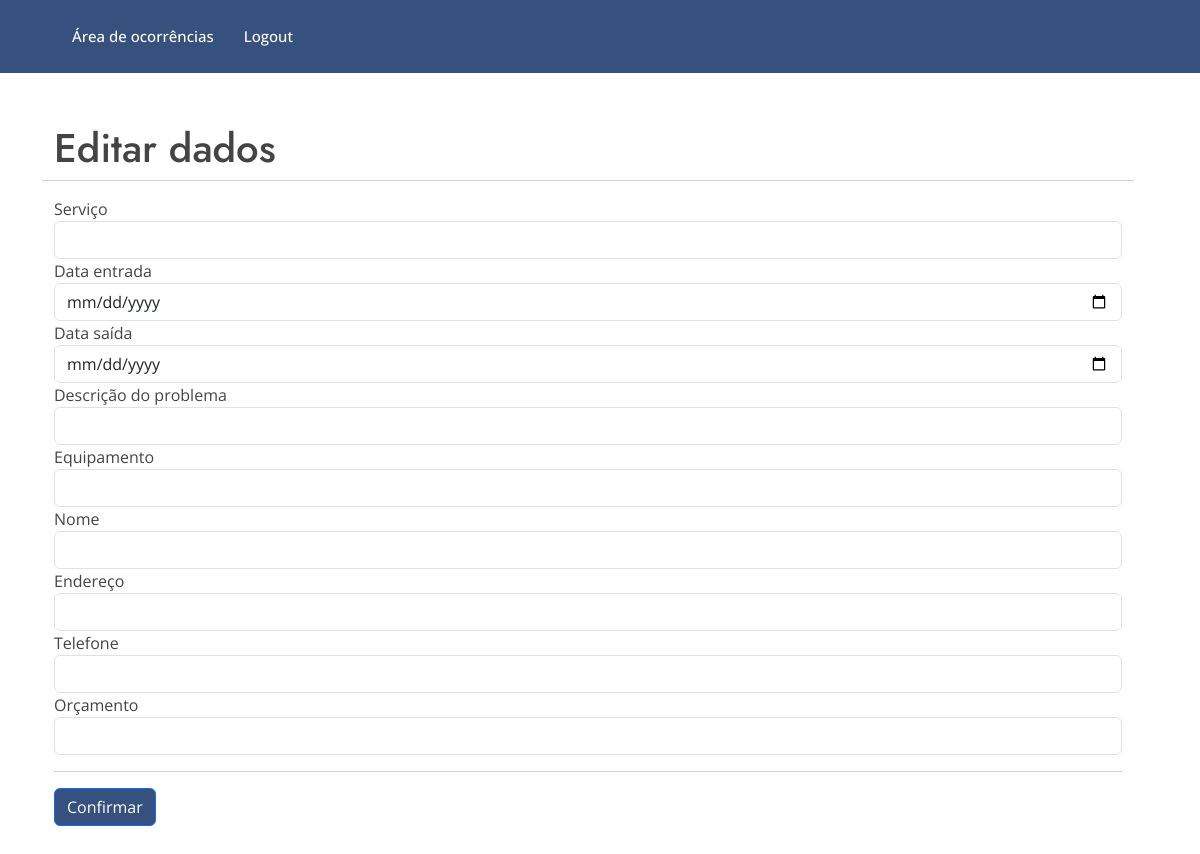
/edit_user/5, run on an earlier commit of the app's database.
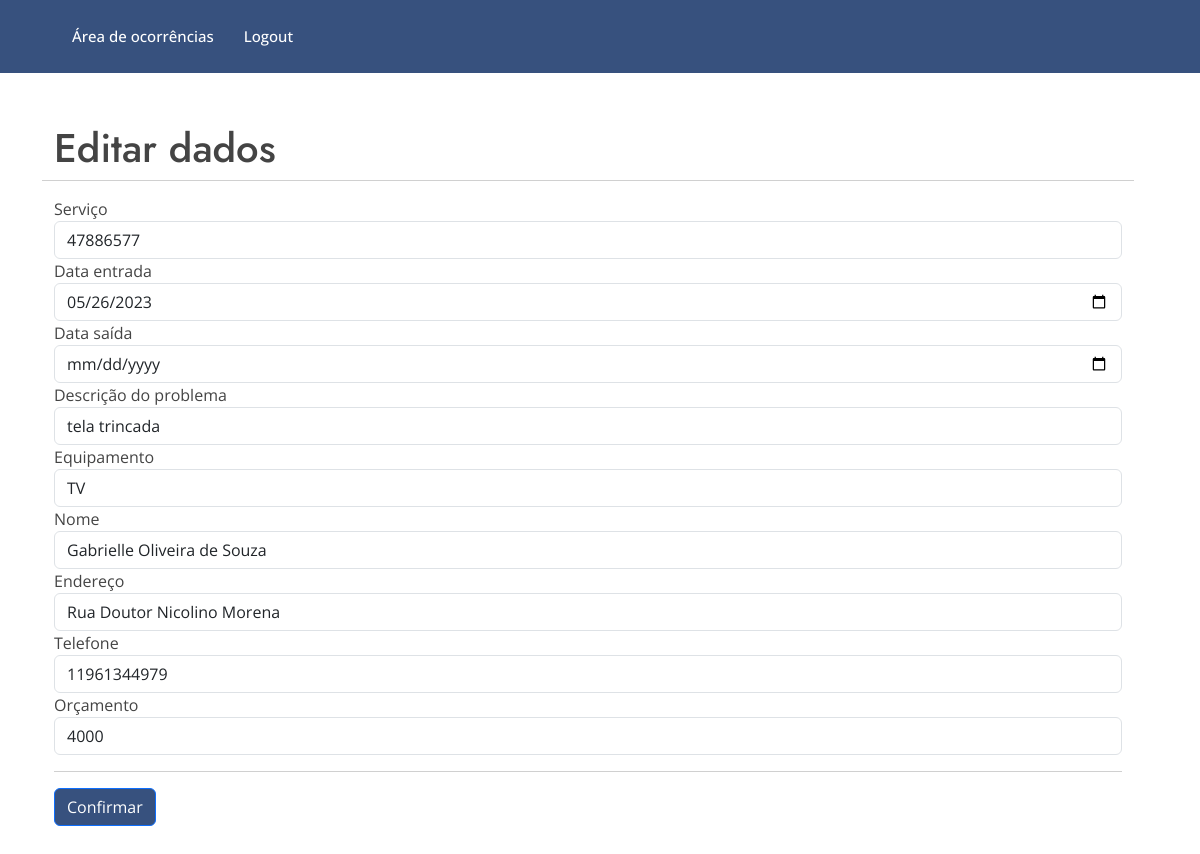
And on a later commit of the database.
### src/models.py (models this page shows)
class Client(db.Model):
    id = db.Column(db.Integer, primary_key=True, autoincrement=True)
    servico = db.Column(db.String(100))
    dentrada = db.Column(db.String(50))
    dsaida = db.Column(db.String(50))
    descricao = db.Column(db.String(200))
    equipamento = db.Column(db.String(100))
    nome = db.Column(db.String(150))
    endereco = db.Column(db.String(200))
    fone = db.Column(db.String(200) )
    orcamento = db.Column(db.String(60))

### src/main.py (the view, shortened to what this page needs)
@main.route('/edit_user/<string:id>', methods=["POST","GET"]) # reconhecerá o usuário quando passar o id
def edit_user(id):
    data = Client.query.filter_by(id=id).first()
    return render_template("edit_user.html", datas=data)

### src/template/edit_user.html (shortened to what this page needs)
{% extends 'layout.html' %}
{% block body %}
<main id="main">
  <section id="about" class="about" style="width: 100%">
    <div class="container py-5 h-100" data-aos="fade-up">
      <div class="row">
        <div class="row d-flex align-items-center justify-content-center h-100">
          <h1>Editar dados</h1>
          <hr />
          <form
            method="post"
            action="{{url_for('main.edit_user',id=datas.id)}}"
          >
            <div class="form group">
              <label>Serviço</label>
              <input
                type="number"
                name="servico"
                maxlength="8"
                oninput="javascript: if (this.value.length > this.maxLength) this.value = this.value.slice(0, this.maxLength);"
                required
                class="form-control"
                value="{{datas.servico}}"
              />
            </div>
            <div class="form group">
              <label>Data entrada</label>
              <input
                type="date"
                id="dentrada"
                name="dentrada"
                maxlength="10"
                required
                class="form-control"
                value="{{datas.dentrada}}"
              />
            </div>
            <div class="form group">
              <label>Data saída</label>
              <input
                type="date"
                id="dsaida"
                name="dsaida"
                maxlength="20"
                class="form-control"
                value="{{datas.dsaida}}"
              />
            </div>
            <div class="form group">
              <label>Descrição do problema</label>
              <input
                type="text"
                name="descricao"
                maxlength="60"
                required
                class="form-control"
                value="{{datas.descricao}}"
              />
            </div>
            <div class="form group">
              <label>Equipamento</label>
              <input
                type="text"
                name="equipamento"
                maxlength="30"
                required
                class="form-control"
                value="{{datas.equipamento}}"
              />
            </div>
            <div class="form group">
              <label>Nome</label>
              <input
                type="text"
                name="nome"
                maxlength="50"
                required
                class="form-control"
                value="{{datas.nome}}"
              />
            </div>
            <div class="form group">
              <label>Endereço</label>
              <input
                type="text"
                name="endereco"
                maxlength="50"
                required
                class="form-control"
                value="{{datas.endereco}}"
              />
            </div>
            <div class="form group">
              <label>Telefone</label>
              <input
                type="number"
                name="fone"
                maxlength="14"
                required
                oninput="javascript: if (this.value.length > this.maxLength) this.value = this.value.slice(0, this.maxLength);"
                class="form-control"
                value="{{datas.fone}}"
              />
            </div>
            <div class="form group">
              <label>Orçamento</label>
              <input
                type="number"
                name="orcamento"
                maxlength="200"
                required
                class="form-control"
                value="{{datas.orcamento}}"
              />
            </div>
            <hr>
            <input type="submit" value="Confirmar" class="btn btn-primary" style="background-color: #37517E;"/>
          </form>
        </div>
      </div>
    </div>
  </section>
  {% endblock %}

What changed in the data, as far as the page shows it:
added Client: servico "47886577", dentrada "05/26/2023", descricao "tela trincada", equipamento "TV", nome "Gabrielle Oliveira de Souza", endereco "Rua Doutor Nicolino Morena", fone "11961344979", orcamento "4000"
